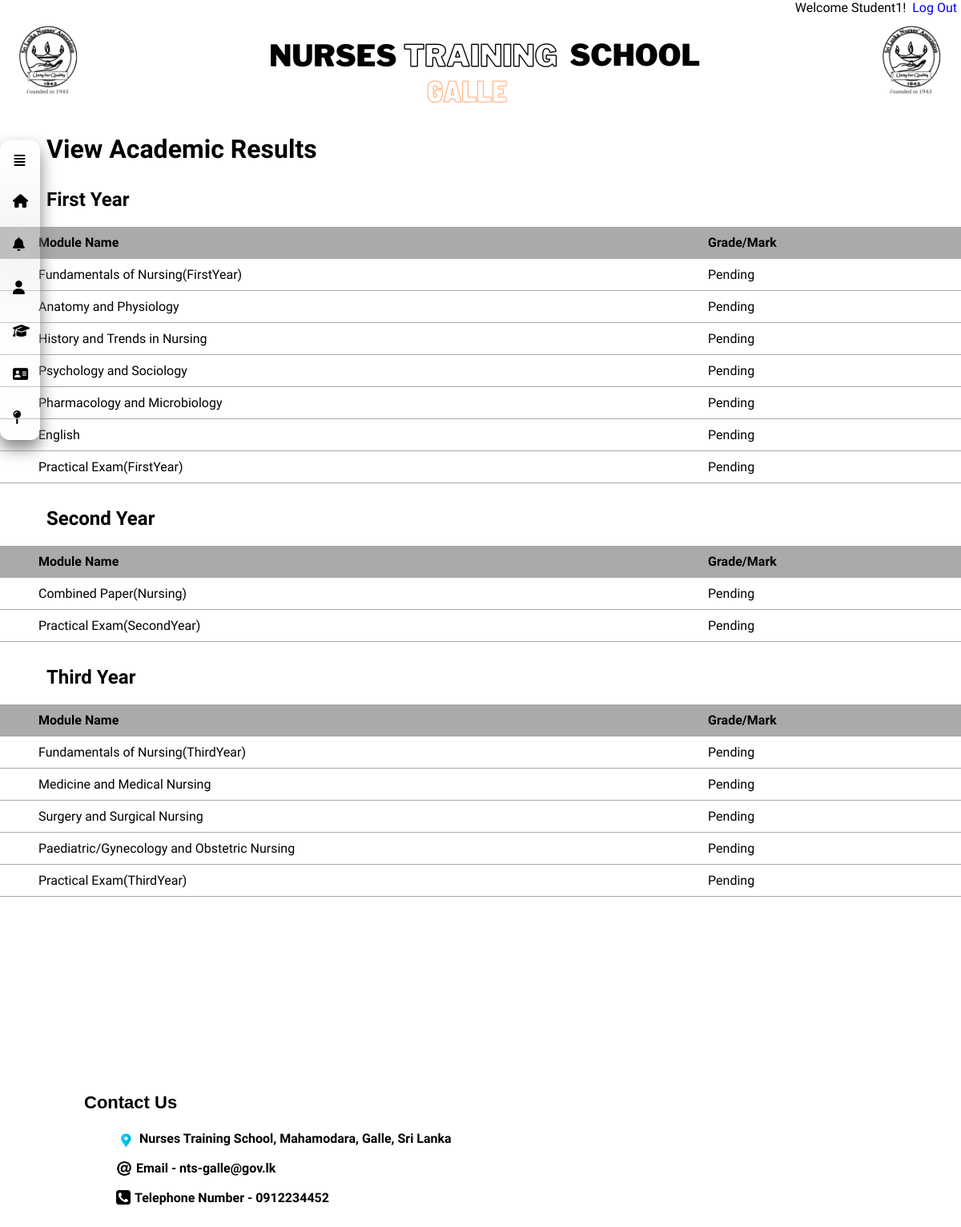
The page /view-results.php (signed in) on the database its author committed.
### tables this page shows
CREATE TABLE `result` (
  `index_no` varchar(6) NOT NULL,
  `first_name` varchar(50) NOT NULL,
  `last_name` varchar(100) NOT NULL,
  `batch` int(4) NOT NULL,
  `1Y01` varchar(4) NOT NULL,
  `1Y02` varchar(4) NOT NULL,
  `1Y03` varchar(4) NOT NULL,
  `1Y04` varchar(4) NOT NULL,
  `1Y05` varchar(4) NOT NULL,
  `1Y06` varchar(4) NOT NULL,
  `1Y07` varchar(4) NOT NULL,
  `2Y01` varchar(4) NOT NULL,
  `2Y02` varchar(4) NOT NULL,
  `3Y01` varchar(4) NOT NULL,
  `3Y02` varchar(4) NOT NULL,
  `3Y03` varchar(4) NOT NULL,
  `3Y04` varchar(4) NOT NULL,
  `3Y05` varchar(4) NOT NULL,
  `is_deleted` tinyint(1) NOT NULL
);

### Model/model.php (called while the page is built, shortened)
<?php require_once __DIR__ . "/../Model/userdb.php" ?>
<?php require_once __DIR__ . "/../inc/functions.php" ?>
<?php require_once('timetable.php'); ?>
<?php
class Model {
	public static function viewResults(){
		global $connection;
		$query = "SELECT * FROM result WHERE index_no = '{$_SESSION['index_no']}'";
		$record = mysqli_query($connection, $query);
		if (mysqli_num_rows($record) == 1) {
			$user = mysqli_fetch_assoc($record);
			return $user;
		} else {
			$errors[] = 'No Record in Result Table';
			return null;
		}
	}
}
 ?>

### inc/functions.php (the view, shortened to what this page needs)
<?php
	function generate_result_table_row($i){
		$table_data = '';
		global $allKeys;
		global $modules;
		global $user;
		$module_code = $allKeys[$i];
		$module_name = $modules[$module_code];
		$grade = $user[$module_code]; if (strtolower($grade) == 'null' ) {
			$grade = 'Pending';
		}
		$table_data .= "<tr>";
		$table_data .= "<td>{$module_name}</td>";
		$table_data .= "<td>{$grade}</td>";
		$table_data .= "</tr>";
		return $table_data;
	}
?>

### Controller/view-results-cont.php (shortened to what this page needs)
<?php require_once('inc/functions.php'); ?>
<?php require_once('Model/result.php'); ?>
<?php include_once('Model/model.php'); ?>
<?php
	$first_year = '';
	$second_year = '';
	$third_year = '';
	$user = Model::viewResults();
	$modules = Result::$modules;
	if($user){
		$allKeys = array_keys($user);
	}
	for ($i=4; $i < 11 ; $i++) {
		$first_year .= generate_result_table_row($i);
	}
	for ($i=11; $i < 13 ; $i++) {
		$second_year .= generate_result_table_row($i);
	}
	for ($i=13; $i < 18 ; $i++) {
		$third_year .= generate_result_table_row($i);
	}

### css/viewResultsRes.css (style rules this page uses)
table.sem_result th, table.sem_result td { padding: 10px; border-bottom: 1px solid #aaa; }
@media only screen and (min-width: 900px) { table.sem_result th, table.sem_result td { padding-left:4%; } }

### css/view-results.css (style rules this page uses)
* { font-family: 'Work Sans', sans-serif; }
body, html { padding: 0; margin: 0; width: 100%; box-sizing: border-box; }

### css/student-profile.css (style rules this page uses)
* { font-family: 'Work Sans', sans-serif; }
body, html { padding: 0; margin: 0; width: 100%; box-sizing: border-box; background-size: cover; background-position: center; }

### rows shown on the page
result: 1Y01 "Pending", 1Y02 "Pending", 1Y03 "Pending", 1Y04 "Pending", 1Y05 "Pending", 1Y06 "Pending", 1Y07 "Pending", 2Y01 "Pending", 2Y02 "Pending", 3Y01 "Pending", 3Y02 "Pending", 3Y03 "Pending", 3Y04 "Pending", 3Y05 "Pending"

### other values the page prints
$_SESSION['first_name'] "Student1"
$module_name "Fundamentals of Nursing(FirstYear)"
$module_name "Anatomy and Physiology"
$module_name "History and Trends in Nursing"
$module_name "Psychology and Sociology"
$module_name "Pharmacology and Microbiology"
$module_name "English"
$module_name "Practical Exam(FirstYear)"
$module_name "Combined Paper(Nursing)"
$module_name "Practical Exam(SecondYear)"
$module_name "Fundamentals of Nursing(ThirdYear)"
$module_name "Medicine and Medical Nursing"
$module_name "Surgery and Surgical Nursing"
$module_name "Paediatric/Gynecology and Obstetric Nursing"
$module_name "Practical Exam(ThirdYear)"
